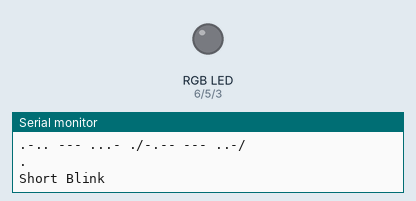
Bench run of a sketch on a simulated Arduino Uno, built with avr-gcc and run on an emulated ATmega328P. Parts: an RGB LED mixed from three pins (HIGH = lit), the last lines printed to the serial monitor.

Above: at 0.6 s.
At 21.7 s:
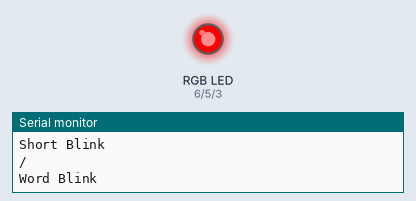
At 39.7 s:
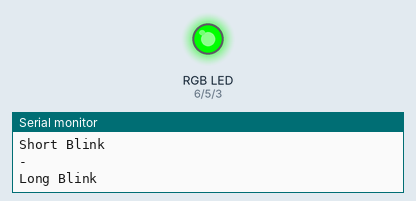
At 57.3 s:
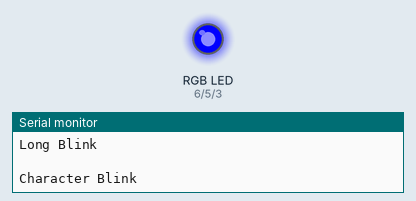
Timing chart, 0 to 59.2 s (numbered marks = the images above):
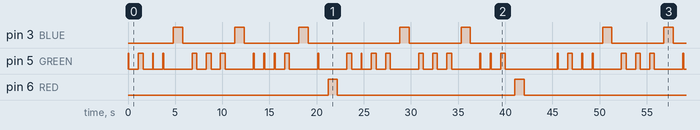

The sketch:

ArduinoMorseCode.ino
```cpp
#define BLUE 3
#define GREEN 5
#define RED 6

#define characterDelay 1000
#define shortDelay 100
#define longDelay 500
#define endDelay 2500

void shortBlink() {
  analogWrite(GREEN, 255);
  delay(shortDelay);
  analogWrite(GREEN, 0);
  delay(characterDelay);
  return;
}

void longBlink() {
  analogWrite(GREEN, 255);
  delay(longDelay);
  analogWrite(GREEN, 0);
  delay(characterDelay);
  return;
}

void characterBlink() {
  analogWrite(BLUE, 255);
  delay(characterDelay);
  analogWrite(BLUE, 0);
  delay(characterDelay);
  return;
}

void wordBlink() {
  analogWrite(RED, 255);
  delay(characterDelay);
  analogWrite(RED, 0);
  delay(characterDelay);
  return;
}

void setup() {
  pinMode(RED, OUTPUT);
  pinMode(GREEN, OUTPUT);
  pinMode(BLUE, OUTPUT);
  digitalWrite(RED, LOW);
  digitalWrite(GREEN, LOW);
  digitalWrite(BLUE, LOW);
  Serial.begin(9600);
}

// define global variables
int redValue;
int greenValue;
int blueValue;

// Message:
// Love You

// Morse Code:
char morseCode[] = ".-.. --- ...- ./-.-- --- ..-/";

void loop() {
  // Declare a pointer to the string
  char *str;

  Serial.println("Morse Code Program");
  Serial.println(morseCode);

  // Iterate over the string and broadcast morse code through RGB LED
  for (str = morseCode; *str != '\0'; str++) {
    Serial.println(*str);
    switch (*str) {
      case '.':
        Serial.println("Short Blink");
        shortBlink();
        break;
      case '-':
        Serial.println("Long Blink");
        longBlink();
        break;
      case ' ':
        Serial.println("Character Blink");
        characterBlink();
        break;
      case '/':
        Serial.println("Word Blink");
        wordBlink();
        break;
      default:
        break;
    }
  }

  analogWrite(RED, 0);
  analogWrite(GREEN, 0);
  analogWrite(BLUE, 0);
  delay(endDelay);
}
```

Measured:
- by itself, pin 5 (GREEN): moves between LOW and HIGH, repeating every 45.5 s
- by itself, pin 6 (RED): repeats every 45.5 s: LOW 18.8 s, HIGH 1.0 s, LOW 24.7 s, HIGH 1.0 s
- by itself, pin 3 (BLUE): repeats every 45.5 s: LOW 5.5 s, HIGH 1.0 s, LOW 5.8 s, HIGH 1.0 s, LOW 9.7 s, HIGH 1.0 s, LOW 5.5 s, HIGH 1.0 s, LOW 14.0 s, HIGH 1.0 s
